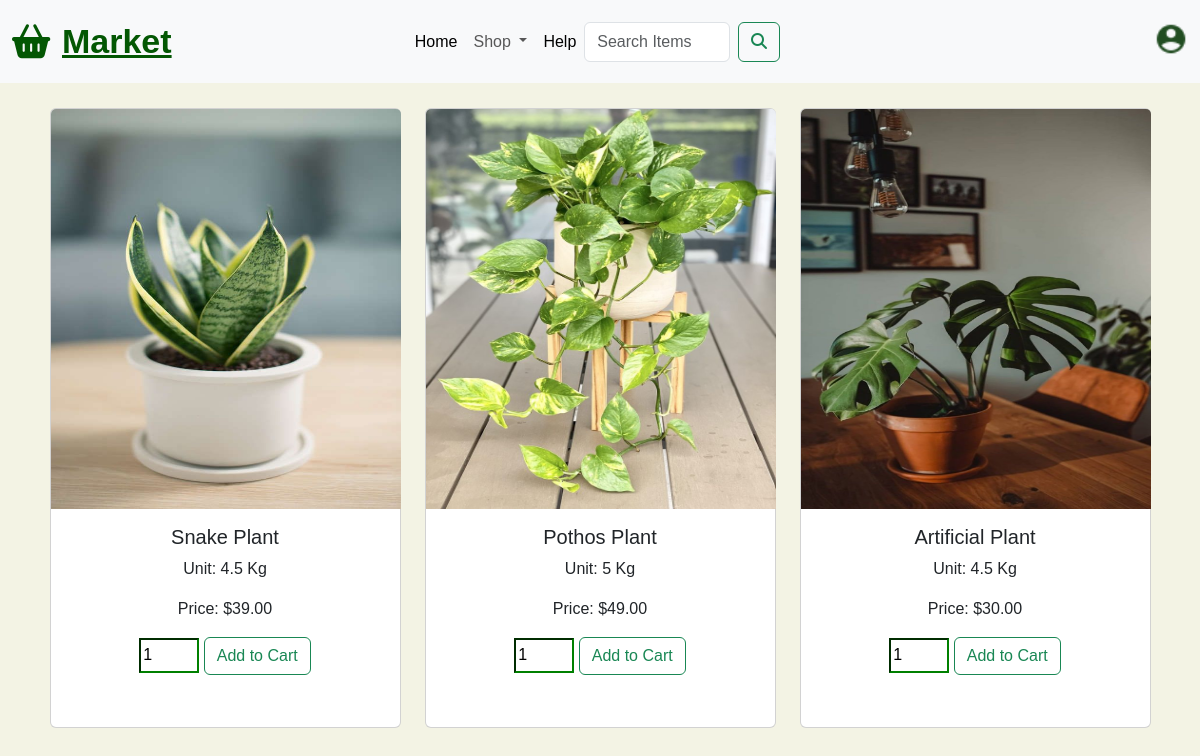
The app's page /plants.php with its own data.
### tables this page shows
CREATE TABLE `products` (
  `product_id` int(11) NOT NULL,
  `product_image` varchar(255) NOT NULL,
  `product_name` varchar(100) NOT NULL,
  `product_unit` varchar(15) NOT NULL,
  `product_price` decimal(6,2) NOT NULL,
  `in_stock` int(10) UNSIGNED DEFAULT NULL,
  `product_category` varchar(108) NOT NULL,
  `product_sub_category` varchar(108) NOT NULL,
  `product_description` varchar(108) NOT NULL
);

### plants.php (the view, shortened to what this page needs)
<!DOCTYPE html>
<html lang="en">
<head>
  <link href="https://cdn.jsdelivr.net/npm/bootstrap@5.3.3/dist/css/bootstrap.min.css" rel="stylesheet">
  <link rel="stylesheet" href="assets/css/style.css" />
</head>
<body style="background-color: rgb(243, 243, 228);">
  <nav class="navbar navbar-expand-lg bg-body-tertiary py-3 fixed-top">
    <div class="container-fluid">
      <i class="fa-solid fa-basket-shopping" style="color: rgb(3, 87, 3); font-size: 34px;"></i>
      <a class="nav-bar" href="#" style="color: rgb(3, 87, 3); font-size: 34px; font-weight: bold;">Market</a>
      <div class="collapse navbar-collapse nav-twenty" id="navbarSupportedContent">
        <ul class="navbar-nav me-auto mb-2 mb-lg-0">
          <li class="nav-item">
            <a class="nav-link active" aria-current="page" href="index.php">Home</a>
          </li>
          <li class="nav-item dropdown">
            <a class="nav-link dropdown-toggle" href="#" role="button" data-bs-toggle="dropdown" aria-expanded="false">
              Shop
            </a>
          </li>
          <li class="nav-item">
            <a class="nav-link active" aria-current="page" href="contact.php">Help</a>
          </li>
          <form class="d-flex" role="search" action="search.php" method="GET" style="padding-right: 10px;">
            <input class="form-control me-2" type="search" name="query" placeholder="Search Items" aria-label="Search">
            <button class="btn btn-outline-success" type="submit">
              <i class="fa-solid fa-magnifying-glass"></i>
            </button>
          </form>
          <li class="nav-item">
          </li>
          <li class="nav-item">
            <a href="account.php" class="profile-1">
              <img src="assets/images/Profile.png" alt="Circle User" style="width: 34px; height: 34px;">
            </a>
          </li>
        </ul>
      </div>
    </div>
  </nav>
  <div class="container mt-5 product-container">
    <div class="row">
      <?php
      include('server/connect.php');
      $store = $connect->prepare("SELECT * FROM products WHERE product_category = 'Household Goods' AND product_sub_category = 'Plants' ");
      $store->execute();
      $plants = $store->get_result();
      while ($row = $plants->fetch_assoc()) {
        $button_class = $row['in_stock'] ? 'btn-outline-success' : 'btn-outline-secondary disabled';
          $button_text = $row['in_stock'] ? 'Add to Cart' : 'Out of Stock';
          $quantity_disabled = $row['in_stock'] ? '' : 'disabled';
      ?>
        <div class="col-md-4 mb-3">
          <div class="card">
            <img src="assets/images/<?php echo $row['product_image']; ?>" class="card-img-top" alt="ArtificialPlant">
            <div class="card-body text-center">
              <h5 class="card-title"><?php echo $row['product_name']; ?></h5>
              <p>Unit: <?php echo $row['product_unit']; ?></p>
              <p>Price: $<?php echo $row['product_price']; ?></p>
              <form method="POST" action="cart.php">
                <input type="number" name="product_quantity" value="1" aria-label="quantitycart" <?php echo $quantity_disabled; ?> />
                <button class="btn <?php echo $button_class; ?>" type="submit" name="add_to_cart" <?php if (!$row['in_stock']) echo 'disabled'; ?>>
                  <?php echo $button_text; ?>
                </button>
              </form>
            </div>
          </div>
        </div>
      <?php } ?>
    </div>
  </div>
</body>
</html>

### assets/css/style.css (style rules this page uses)
.nav-twenty { margin-left: 20%; }
.nav-bar { margin-left: 1%; }
.profile-1 { margin-left: 330px; margin-top: 3px; }
body { font-family: 'Poppins', sans-serif; }
.product-container { margin-top: 300px; }
.card .card-img-top { height: 400px; width: 350px; }
.card { height: 620px; width: 351px; }
.product-container { display:flex; flex-direction: column; align-items: center; justify-content: center; }
.card-body input { width: 60px; height: 35px; border-color: green; }
.col-md-4 { margin-top: 60px; }

### records on screen
products: product_image (picture), product_name "Snake Plant", product_unit "4.5 Kg", product_price "39.00", in_stock "Add to Cart"
products: product_image (picture), product_name "Pothos Plant", product_unit "5 Kg", product_price "49.00", in_stock "Add to Cart"
products: product_image (picture), product_name "Artificial Plant", product_unit "4.5 Kg", product_price "30.00", in_stock "Add to Cart"
